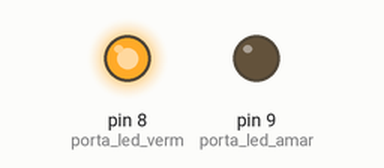
The sketch below on a simulated Arduino Mega 2560, built with avr-gcc and run on an emulated ATmega2560. On the bench: output pins drawn as LEDs (lit = HIGH). What the sketch prints to the serial monitor is not drawn.

Above: at 0.1 s.
Timing chart, 0 to 2.1 s (numbered marks = the images above):
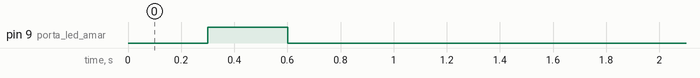

The sketch:

ArduinoMegaRXAPC220.ino
```cpp
//Variavel que armazena os caracteres recebidos
char buf;
String buff;

//Definicoes das portas dos leds
int porta_led_verm = 8;
int porta_led_amar = 9;

//Variaveis para controle do estado dos leds
int estado_verm = 0;
int estado_amar = 0;

void setup(){
  pinMode(porta_led_verm, OUTPUT);
  pinMode(porta_led_amar, OUTPUT);
  digitalWrite(porta_led_amar, LOW);
  digitalWrite(porta_led_verm, LOW);
  Serial.begin(9600);
  Serial1.begin(9600);
  Serial1.print (" LHC TESTA ");
  digitalWrite(porta_led_verm, HIGH);
  delay (300);
  digitalWrite(porta_led_amar, HIGH);
  delay(300);
  digitalWrite(porta_led_amar, LOW);
  delay(300);
  digitalWrite(porta_led_verm, LOW);
}

void loop(){
  receber();
  Mandar();
}//voidloop

void Mandar(){
  delay(2000);
  Serial.print("ok#");
}

void receber(){
  while(Serial.available()> 0){
  for (int t=0; t < 3; t++)
  buff = Serial.read();
  Serial.print (buff);
  }

  if (buf == 'LHC#'){
        digitalWrite(porta_led_amar, 1);
        delay(1000);
        digitalWrite(porta_led_verm, 0);
        delay(1000);
  }
      digitalWrite(porta_led_verm, 1);
    delay(500);
}
```
